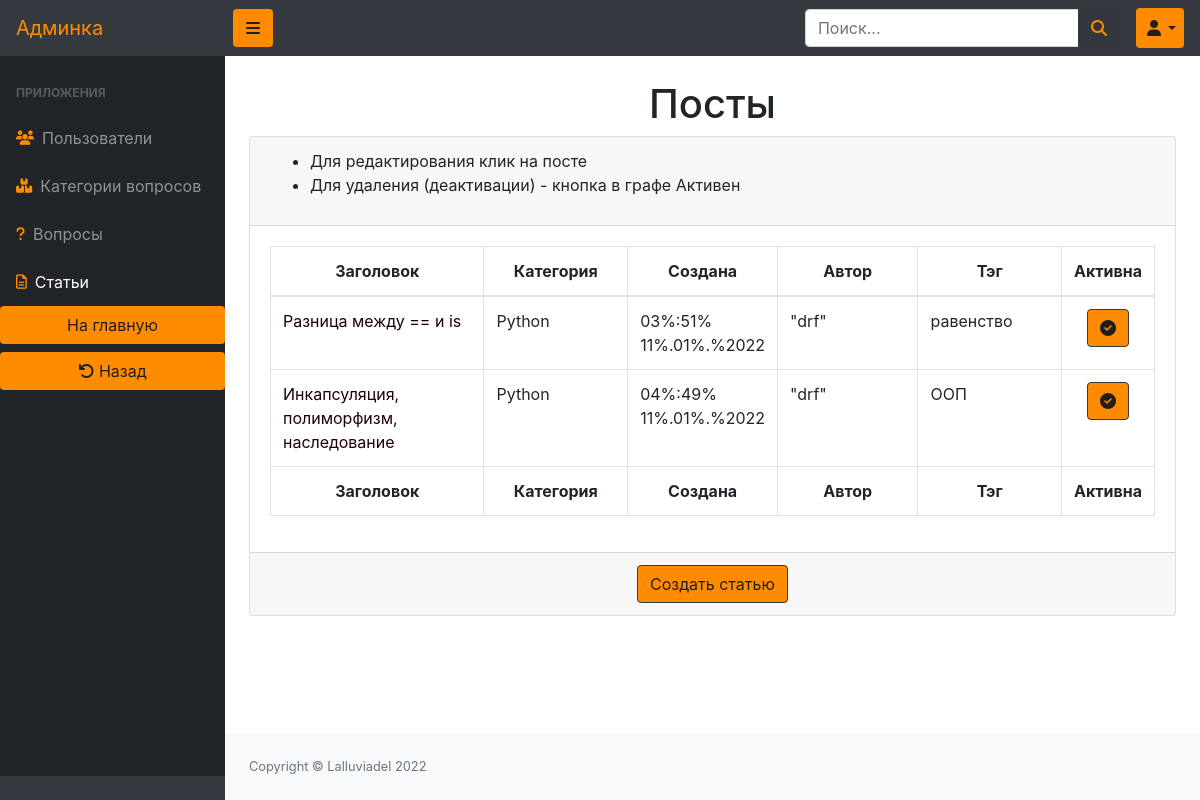
Page /myadmin/posts/ on the committed database.
### posts/models.py (models this page shows, shortened)
class Post(models.Model):
    title = models.CharField(max_length=150)
    author = models.ForeignKey(MyUser, on_delete=models.CASCADE)
    category = models.ForeignKey(QuestionCategory, on_delete=models.CASCADE)
    body = models.TextField()
    image = models.ImageField(blank=True, upload_to=post_image_path)
    created_on = models.DateTimeField(auto_now_add=True)
    available = models.BooleanField(default=False)
    tag = models.CharField(max_length=250, default='IT', db_index=True)

### questions/models.py (models this page shows, shortened)
class QuestionCategory(models.Model):
    name = models.CharField(max_length=64)
    description = models.TextField(blank=True)
    image = models.ImageField(upload_to=category_image_path, blank=True)
    available = models.BooleanField(default=True)
    def __str__(self):
        return self.name

### users/models.py (models this page shows, shortened)
class MyUser(AbstractUser):
    img = models.ImageField(blank=True, upload_to=users_image_path)
    email = models.EmailField(unique=True)
    score = models.PositiveIntegerField(default=0)
    def __str__(self):
        return f'{self.first_name} "{self.username}"'

### myadmin/views.py (the view)
# urls.py: path('posts/', PostListView.as_view(), name='admins_posts'),
class PostListView(ListView):
    model = Post
    template_name = 'myadmin/posts/post-viewing.html'
    context_object_name = 'posts'
    def get_context_data(self, *, object_list=None, **kwargs):
        context = super().get_context_data(**kwargs)
        context['title'] = 'Просмотр статей'
        context['posts'] = Post.objects.all().select_related()
        return context

### questions/context_processors.py (called while the page is built)
def categories(request):
    return {
        'categories': QuestionCategory.objects.all(),
    }

def users(request):
    return {
        'users': MyUser.objects.all(),
    }

def questions(request):
    return {
        'questions': Question.objects.all(),
    }

### myadmin/templates/myadmin/posts/post-viewing.html
{% extends 'myadmin/base.html' %}
{% load static %}
{% block content %}
    <div id="layoutSidenav_content">
        <main>
            <div class="container-fluid text-center">
                <h1 class="mt-4">Посты</h1>
                <div class="card mb-4">
                    <div class="card-header">
                        <ul class="text-left">
                            <li>Для редактирования клик на посте</li>
                            <li>Для удаления (деактивации) - кнопка в графе Активен</li>
                        </ul>
                    </div>
                    <div id="update_post_catcher" class="card-body">
                        {% include 'myadmin/includes/table-posts.html' %}
                    </div>
                    <div class="card-footer">
                        <a href="{% url 'myadmin:admins_post_create'%}">
                            <button class="btn btn-outline-dark btn-orange">Создать статью</button>
                        </a>
                    </div>
                </div>
            </div>
        </main>
        {% include 'myadmin/includes/footer.html' %}
    </div>
{% endblock %}

### myadmin/templates/myadmin/includes/table-posts.html (shortened to what this page needs)
<div class="table-responsive">
    <table class="table table-bordered wigth-100 text-center" id="dataTable">
        <thead>
        <tr>
            <th>Заголовок</th>
            <th>Категория</th>
            <th>Создана</th>
            <th>Автор</th>
            <th>Тэг</th>
            <th>Активна</th>
        </tr>
        </thead>
        <tfoot>
        <tr>
            <th>Заголовок</th>
            <th>Категория</th>
            <th>Создана</th>
            <th>Автор</th>
            <th>Тэг</th>
            <th>Активна</th>
        </tr>
        </tfoot>
        <tbody>
        {% for post in posts %}
            <tr{% if not post.available %} class="no-active" {% endif %}>
                <td class="col-3 text-left">
                    <a href="{% url 'myadmin:admins_post_update' post.id %}"
                       class="admin-link">{{ post.title }}</a>
                </td>
                <td class="col-2 text-left">{{ post.category }}</td>
                <td class="col-2 text-left">{{ post.created_on }}</td>
                <td class="col-2 text-left">{{ post.author }}</td>
                <td class="col-2 text-left">{{ post.tag }}</td>
                <td class="col-1">
                    <form id="update_post_btn">
                        {% if post.available %}
                            <button name="{{ post.id }}" type="submit" class="btn btn-outline-dark btn-orange"><i
                                    class='fas fa-check-circle blacked'></i></button>
                        {% else %}
                            <button name="{{ post.id }}" type="submit" class="btn btn-outline-dark"><i
                                    class="fas fa-times-circle"></i></button>
                        {% endif %}
                    </form>
                </td>
            </tr>
        {% endfor %}
        </tbody>
    </table>
</div>

### static/css/admin.css (style rules this page uses)
.wigth-100 { width: 100%; }
.admin-link { color: #1E0000; }
.btn-orange, label.active { background: #FF8C00 !important; color: #211f1c !important; outline: none; }

### rows in the picture
Post: title "Разница между == и is", category "Python", created_on "03%:51% 11%.01%.%2022", author "\"drf\"", tag "равенство"
Post: title "Инкапсуляция, полиморфизм, наследование", category "Python", created_on "04%:49% 11%.01%.%2022", author "\"drf\"", tag "ООП"
